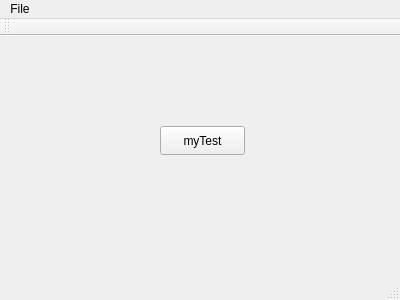
<?xml version="1.0" encoding="UTF-8"?>
<ui version="4.0">
 <class>MainWindow</class>
 <widget class="QMainWindow" name="MainWindow">
  <property name="geometry">
   <rect>
    <x>0</x>
    <y>0</y>
    <width>400</width>
    <height>300</height>
   </rect>
  </property>
  <property name="windowTitle">
   <string>MainWindow</string>
  </property>
  <widget class="QWidget" name="centralWidget">
   <widget class="QPushButton" name="pushButton">
    <property name="geometry">
     <rect>
      <x>160</x>
      <y>90</y>
      <width>85</width>
      <height>29</height>
     </rect>
    </property>
    <property name="text">
     <string>myTest</string>
    </property>
   </widget>
  </widget>
  <widget class="QMenuBar" name="menuBar">
   <property name="geometry">
    <rect>
     <x>0</x>
     <y>0</y>
     <width>400</width>
     <height>26</height>
    </rect>
   </property>
   <widget class="QMenu" name="menuFile">
    <property name="title">
     <string>File</string>
    </property>
    <addaction name="separator"/>
    <addaction name="actionNee"/>
    <addaction name="actionOpen"/>
   </widget>
   <addaction name="menuFile"/>
  </widget>
  <widget class="QToolBar" name="mainToolBar">
   <attribute name="toolBarArea">
    <enum>TopToolBarArea</enum>
   </attribute>
   <attribute name="toolBarBreak">
    <bool>false</bool>
   </attribute>
  </widget>
  <widget class="QStatusBar" name="statusBar"/>
  <action name="actionNee">
   <property name="text">
    <string>New</string>
   </property>
  </action>
  <action name="actionOpen">
   <property name="text">
    <string>Open</string>
   </property>
  </action>
 </widget>
 <layoutdefault spacing="6" margin="11"/>
 <resources/>
 <connections/>
</ui>
